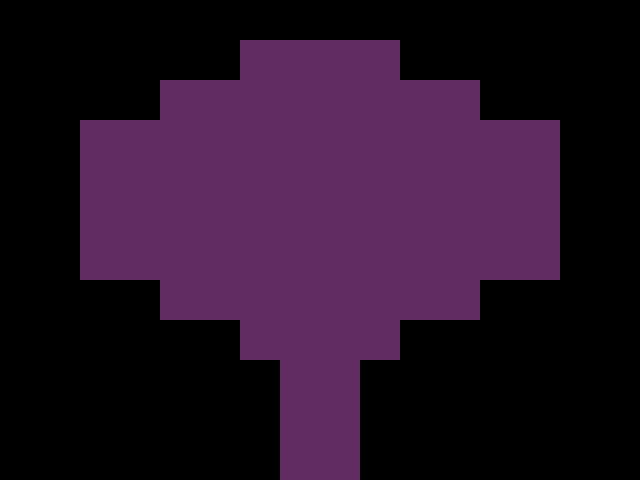

Tiled map render using the project's own tile images. Description and the whole map definition, tile-layer contents included, below:
An orthogonal 16x12 tile map with 40x40 px tiles, 1 tile layer (tiles), 2 tilesets and 12 objects (transition, npc, interactable, spawn, entry).

<map version="1.11" tiledversion="1.12.2" orientation="orthogonal" renderorder="right-down" width="16" height="12" tilewidth="40" tileheight="40" infinite="0" nextlayerid="10" nextobjectid="23">
 <editorsettings>
  <export target="room_girl.lua" format="lua" />
 </editorsettings>
 <properties>
  <property name="music" value="man" />
  <property name="name" value="Apple Tree" />
 </properties>
 <tileset firstgid="1" source="../tilesets/castle.tsx" />
 <tileset firstgid="41" source="../tilesets/bg_neoruins.tsx" />
 <layer id="1" name="tiles" width="16" height="12">
  <data encoding="csv">
0,0,0,0,0,0,0,0,0,0,0,0,0,0,0,0,
0,0,0,0,0,0,47,47,47,47,0,0,0,0,0,0,
0,0,0,0,47,47,47,47,47,47,47,47,0,0,0,0,
0,0,47,47,47,47,47,47,47,47,47,47,47,47,0,0,
0,0,47,47,47,47,47,47,47,47,47,47,47,47,0,0,
0,0,47,47,47,47,47,47,47,47,47,47,47,47,0,0,
0,0,47,47,47,47,47,47,47,47,47,47,47,47,0,0,
0,0,0,0,47,47,47,47,47,47,47,47,0,0,0,0,
0,0,0,0,0,0,47,47,47,47,0,0,0,0,0,0,
0,0,0,0,0,0,0,47,47,0,0,0,0,0,0,0,
0,0,0,0,0,0,0,47,47,0,0,0,0,0,0,0,
0,0,0,0,0,0,0,47,47,0,0,0,0,0,0,0
</data>
 </layer>
 <objectgroup color="#0000ff" id="2" name="collision">
  <object id="1" x="640" y="0" width="40" height="400" />
  <object id="2" x="-40" y="0" width="40" height="400" />
  <object id="3" x="0" y="-40" width="640" height="40" />
  <object id="4" x="0" y="400" width="240" height="40" />
  <object id="5" x="400" y="400" width="240" height="40" />
  <object id="6" x="240" y="400" width="40" height="80" />
  <object id="7" x="360" y="400" width="40" height="80" />
 </objectgroup>
 <objectgroup color="#ff00ff" id="3" name="objects">
  <object id="9" name="transition" x="280" y="480" width="80" height="40">
   <properties>
    <property name="map" value="room1" />
    <property name="marker" value="entry" />
   </properties>
  </object>
  <object id="14" name="npc" x="280" y="240" width="80" height="40">
   <properties>
    <property name="actor" value="apple_tree" />
    <property name="cutscene" value="room_girl.tree" />
   </properties>
  </object>
  <object id="21" name="interactable" x="280" y="120" width="80" height="80">
   <properties>
    <property name="cutscene" value="room_girl.girl" />
   </properties>
  </object>
 </objectgroup>
 <objectgroup color="#7f00ff" id="4" name="markers">
  <object id="10" name="spawn" x="320" y="320">
   <point />
  </object>
  <object id="11" name="entry" x="320" y="440">
   <point />
  </object>
 </objectgroup>
</map>
